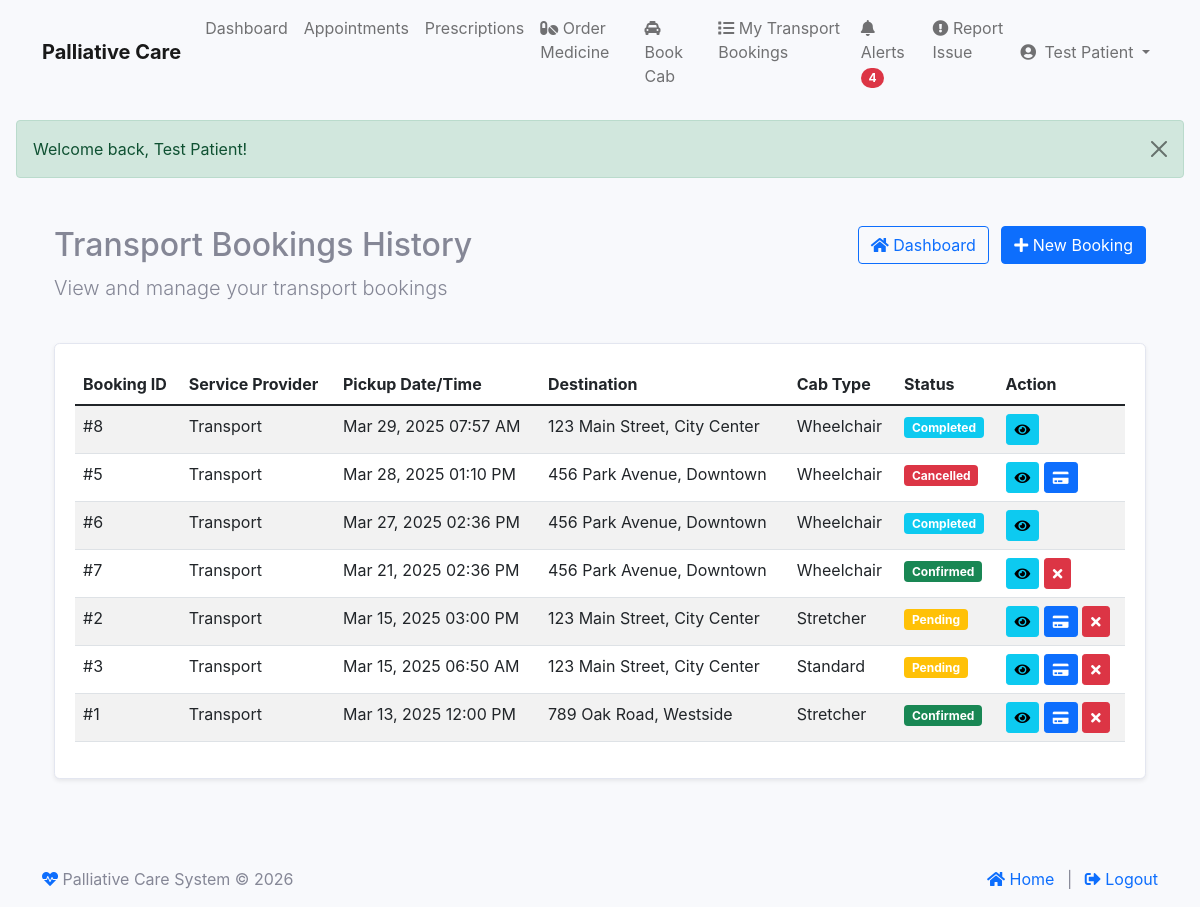
The page /index.php?module=patient&action=cab_bookings (signed in) on the database its author committed.
### tables this page shows
CREATE TABLE IF NOT EXISTS `cab_bookings` (
  `id` int NOT NULL AUTO_INCREMENT,
  `patient_id` int NOT NULL,
  `provider_id` int NOT NULL,
  `pickup_address` text NOT NULL,
  `destination` text NOT NULL,
  `pickup_datetime` datetime NOT NULL,
  `cab_type` enum('standard','wheelchair','stretcher') NOT NULL DEFAULT 'standard',
  `special_requirements` text,
  `status` enum('pending','confirmed','completed','cancelled') NOT NULL DEFAULT 'pending',
  `created_at` datetime NOT NULL,
  `updated_at` datetime DEFAULT NULL,
  `estimated_fare` decimal(10,2) DEFAULT '0.00',
  `payment_status` enum('pending','paid','failed','refunded') DEFAULT 'pending',
  `confirmed_at` datetime DEFAULT NULL,
  `completed_at` datetime DEFAULT NULL,
  `cancelled_at` datetime DEFAULT NULL,
  `provider_notes` text,
  `reminder_sent` tinyint(1) DEFAULT '0',
  `reminder_sent_at` datetime DEFAULT NULL,
  PRIMARY KEY (`id`),
  KEY `patient_id` (`patient_id`),
  KEY `provider_id` (`provider_id`)
);

CREATE TABLE IF NOT EXISTS `service_providers` (
  `id` int NOT NULL AUTO_INCREMENT,
  `user_id` int NOT NULL,
  `company_name` varchar(255) NOT NULL,
  `email` varchar(255) NOT NULL,
  `phone` varchar(20) DEFAULT NULL,
  `service_type` enum('pharmacy','transportation','nursing','equipment','rehabilitation','counseling','both') NOT NULL,
  `address` text,
  `operating_hours` varchar(255) DEFAULT NULL,
  `service_area` text,
  `license_number` varchar(50) DEFAULT NULL,
  `status` enum('active','inactive','pending') DEFAULT 'pending',
  `created_at` timestamp NULL DEFAULT CURRENT_TIMESTAMP,
  `updated_at` timestamp NULL DEFAULT CURRENT_TIMESTAMP ON UPDATE CURRENT_TIMESTAMP,
  PRIMARY KEY (`id`),
  UNIQUE KEY `user_id` (`user_id`),
  UNIQUE KEY `email` (`email`)
);

### modules/base_controller.php (called while the page is built, shortened)
<?php
class BaseController {
    public function __construct() {
        require_once __DIR__ . '/../classes/Database.php';
        $this->db = Database::getInstance();
    }
    protected function render($view, $data = []) {
        extract($data);
        $view_file = "modules/" . strtolower(str_replace("Controller", "", get_class($this))) . "/views/{$view}.php";
        include $view_file;
    }
}

### modules/patient/controller.php (called while the page is built, shortened)
<?php
class PatientController extends BaseController {
    protected $patient;
    public function __construct() {
        try {
            $stmt = $this->db->prepare("SELECT * FROM patients WHERE user_id = ?");
            $stmt->execute([$_SESSION['user_id']]);
            $patient = $stmt->fetch(PDO::FETCH_ASSOC);
            $this->patient = $patient;
        } catch (PDOException $e) {
            error_log("Error in PatientController constructor: " . $e->getMessage());
            session_destroy();
            $_SESSION['error'] = "An error occurred. Please try again later.";
            header("Location: " . SITE_URL . "index.php?module=auth&action=login&type=patient");
            exit;
        }
    }
    public function cab_bookings() {
        try {
            $stmt = $this->db->prepare("
                SELECT cb.*, sp.company_name as provider_name
                FROM cab_bookings cb
                LEFT JOIN service_providers sp ON cb.provider_id = sp.id
                WHERE cb.patient_id = ?
                ORDER BY cb.pickup_datetime DESC
            ");
            $stmt->execute([$this->patient['id']]);
            $bookings = $stmt->fetchAll(PDO::FETCH_ASSOC);
            $this->render('cab_bookings', [
                'patient' => $this->patient,
                'bookings' => $bookings
            ]);
        } catch (PDOException $e) {
            error_log("Error in cab_bookings: " . $e->getMessage());
            $_SESSION['error'] = "An error occurred while loading your cab bookings.";
            $this->redirect('index.php?module=patient&action=dashboard');
        }
    }
}

### classes/Database.php (called while the page is built, shortened)
<?php
class Database {
    private static $instance = null;
    private function __construct() {
        try {
            $dsn = "mysql:host=" . DB_HOST . ";dbname=" . DB_NAME . ";charset=utf8mb4";
            $options = [
                PDO::ATTR_ERRMODE => PDO::ERRMODE_EXCEPTION,
                PDO::ATTR_DEFAULT_FETCH_MODE => PDO::FETCH_ASSOC,
                PDO::ATTR_EMULATE_PREPARES => false,
                PDO::MYSQL_ATTR_INIT_COMMAND => "SET NAMES utf8mb4 COLLATE utf8mb4_unicode_ci"
            ];
            $this->connection = new PDO($dsn, DB_USER, DB_PASS, $options);
        } catch (PDOException $e) {
            error_log("Database connection error: " . $e->getMessage());
            throw new Exception("Could not connect to the database. Please try again later.");
        }
    }
    public static function getInstance() {
        if (self::$instance === null) {
            self::$instance = new self();
        }
        return self::$instance->connection;
    }
}

### modules/patient/views/cab_bookings.php (the view, shortened to what this page needs)
<?php
require_once __DIR__ . '/../../../views/includes/header.php';
?>
<div class="container py-4">
    <div class="row mb-4">
        <div class="col-md-8">
            <h2>Transport Bookings History</h2>
            <p class="lead">View and manage your transport bookings</p>
        </div>
        <div class="col-md-4 text-end">
            <a href="index.php?module=patient&action=dashboard" class="btn btn-outline-primary me-2">
                <i class="fas fa-home"></i> Dashboard
            </a>
            <a href="index.php?module=patient&action=book_cab" class="btn btn-primary">
                <i class="fas fa-plus"></i> New Booking
            </a>
        </div>
    </div>
    <div class="card shadow-sm">
        <div class="card-body">
            <?php if (empty($bookings)): ?>
                <div class="text-center py-5">
                    <i class="fas fa-taxi text-muted fa-5x mb-4"></i>
                    <h4 class="text-muted">No Transport Bookings Found</h4>
                    <p class="mb-4">You haven't made any transport bookings yet.</p>
                    <a href="index.php?module=patient&action=book_cab" class="btn btn-primary">
                        <i class="fas fa-plus"></i> Book Transport
                    </a>
                </div>
            <?php else: ?>
                <div class="table-responsive">
                    <table class="table table-striped table-hover">
                        <thead>
                            <tr>
                                <th scope="col">Booking ID</th>
                                <th scope="col">Service Provider</th>
                                <th scope="col">Pickup Date/Time</th>
                                <th scope="col">Destination</th>
                                <th scope="col">Cab Type</th>
                                <th scope="col">Status</th>
                                <th scope="col">Action</th>
                            </tr>
                        </thead>
                        <tbody>
                            <?php foreach ($bookings as $booking): ?>
                                <tr>
                                    <td>#<?php echo $booking['id']; ?></td>
                                    <td><?php echo htmlspecialchars($booking['provider_name'] ?? 'N/A'); ?></td>
                                    <td><?php echo date('M d, Y h:i A', strtotime($booking['pickup_datetime'])); ?></td>
                                    <td><?php
                                        $short_dest = htmlspecialchars(substr($booking['destination'], 0, 30));
                                        echo $short_dest . (strlen($booking['destination']) > 30 ? '...' : '');
                                    ?></td>
                                    <td><?php echo ucfirst($booking['cab_type']); ?></td>
                                    <td>
                                        <span class="badge bg-<?php
                                            if ($booking['status'] === 'confirmed') echo 'success';
                                            elseif ($booking['status'] === 'pending') echo 'warning';
                                            elseif ($booking['status'] === 'completed') echo 'info';
                                            elseif ($booking['status'] === 'cancelled') echo 'danger';
                                            else echo 'secondary';
                                        ?>">
                                            <?php echo ucfirst($booking['status']); ?>
                                        </span>
                                    </td>
                                    <td>
                                        <a href="index.php?module=patient&action=view_cab_booking&id=<?php echo $booking['id']; ?>" class="btn btn-sm btn-info">
                                            <i class="fas fa-eye"></i>
                                        </a>
                                        <?php if (isset($booking['payment_status']) && $booking['payment_status'] == 'pending'): ?>
                                            <a href="index.php?module=patient&action=payment&type=cab&id=<?php echo $booking['id']; ?>" class="btn btn-sm btn-primary">
                                                <i class="fas fa-credit-card"></i>
                                            </a>
                                        <?php endif; ?>
                                        <?php if ($booking['status'] !== 'cancelled' && $booking['status'] !== 'completed'): ?>
                                            <a href="index.php?module=patient&action=cancel_cab_booking&id=<?php echo $booking['id']; ?>" class="btn btn-sm btn-danger" onclick="return confirm('Are you sure you want to cancel this cab booking?');">
                                                <i class="fas fa-times"></i>
                                            </a>
                                        <?php endif; ?>
                                    </td>
                                </tr>
                            <?php endforeach; ?>
                        </tbody>
                    </table>
                </div>
            <?php endif; ?>
        </div>
    </div>
</div>
<?php
require_once __DIR__ . '/../../../views/includes/footer.php';
?>

### assets/css/patient.css (style rules this page uses)
body { background-color: #f8f9fc !important; }

### views/includes/header.php (style rules this page uses)
.card { transition: transform 0.2s; }

### rows shown on the page
cab_bookings: id "8", service_providers.company_name "Transport", pickup_datetime "Mar 29, 2025 07:57 AM", destination "123 Main Street, City Center", cab_type "Wheelchair", status "Completed"
cab_bookings: id "5", service_providers.company_name "Transport", pickup_datetime "Mar 28, 2025 01:10 PM", destination "456 Park Avenue, Downtown", cab_type "Wheelchair", status "Cancelled"
cab_bookings: id "6", service_providers.company_name "Transport", pickup_datetime "Mar 27, 2025 02:36 PM", destination "456 Park Avenue, Downtown", cab_type "Wheelchair", status "Completed"
cab_bookings: id "7", service_providers.company_name "Transport", pickup_datetime "Mar 21, 2025 02:36 PM", destination "456 Park Avenue, Downtown", cab_type "Wheelchair", status "Confirmed"
cab_bookings: id "2", service_providers.company_name "Transport", pickup_datetime "Mar 15, 2025 03:00 PM", destination "123 Main Street, City Center", cab_type "Stretcher", status "Pending"
cab_bookings: id "3", service_providers.company_name "Transport", pickup_datetime "Mar 15, 2025 06:50 AM", destination "123 Main Street, City Center", cab_type "Standard", status "Pending"
cab_bookings: id "1", service_providers.company_name "Transport", pickup_datetime "Mar 13, 2025 12:00 PM", destination "789 Oak Road, Westside", cab_type "Stretcher", status "Confirmed"

### other values the page prints
$unread_count "4"
$_SESSION['name'] "Test Patient"
$_SESSION['success'] "Welcome back, Test Patient!"
